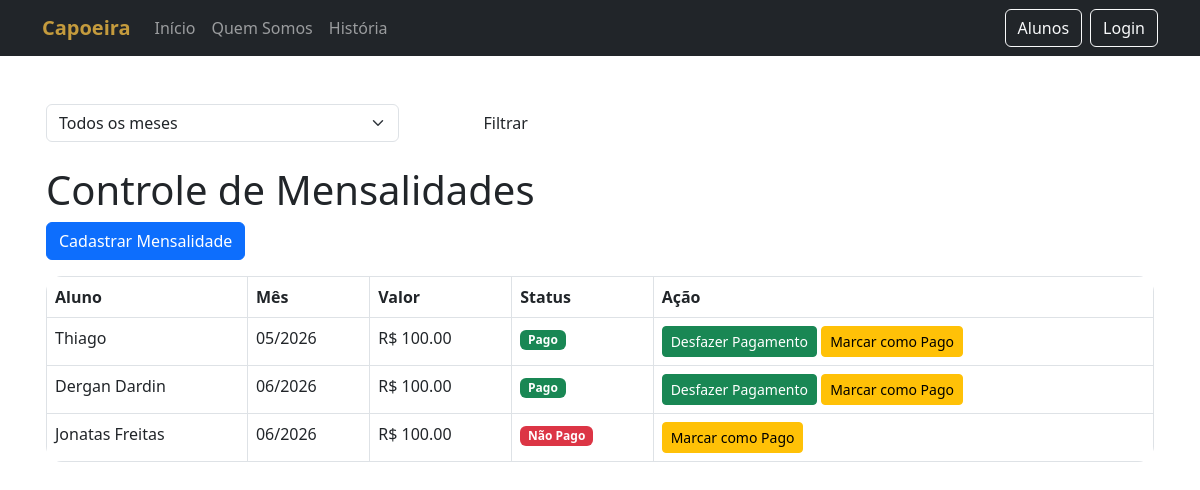
/mensalidades/, run on the app's committed database.
### app_management/models.py (models this page shows, shortened)
class Mensalidade(models.Model):
    STATUS_CHOICES = [
        ('PENDENTE', 'Não pago'),
        ('PAGO', 'Pago'),
    ]
    aluno = models.ForeignKey(Aluno, on_delete=models.CASCADE)
    valor = models.DecimalField(max_digits=8, decimal_places=2)
    mes_referencia = models.CharField(max_length=7)  # ex: 04/2026
    status = models.CharField(max_length=10, choices=STATUS_CHOICES, default='PENDENTE')
    data_pagamento = models.DateField(null=True, blank=True)
    observacao = models.TextField(blank=True, null=True)
    class Meta:
        unique_together = ['aluno', 'mes_referencia']

class Aluno(models.Model):
    nome = models.CharField(max_length=100)
    idade = models.IntegerField()
    telefone = models.CharField(max_length=20)
    data_cadastro = models.DateField(auto_now_add=True)
    graduacao = models.CharField(max_length=50, blank=True, null=True)
    corda = models.CharField(max_length=50, blank=True, null=True)

### app_management/views.py (the view)
def listar_mensalidades(request):
    total_alunos = Aluno.objects.count()
    total_pagas = Mensalidade.objects.filter(status='PAGO').count()
    total_pendentes = Mensalidade.objects.filter(status='PENDENTE').count()
    mensalidades = Mensalidade.objects.all()
    mes_filtro = request.GET.get('mes')
    total_recebido = Mensalidade.objects.filter(status='PAGO').aggregate(total=Sum('valor'))['total'] or 0
    total_pendente_valor = Mensalidade.objects.filter(status='PENDENTE').aggregate(total=Sum('valor'))['total'] or 0
    if mes_filtro:
        mensalidades = mensalidades.filter(mes_referencia=mes_filtro)
    mensalidades = mensalidades.order_by('mes_referencia')
    return render(request, 'mensalidades.html', {
        'mensalidades': mensalidades,
        'total_alunos': total_alunos,
        'total_pagas': total_pagas,
        'total_pendentes': total_pendentes,
        'total_recebido': total_recebido,
        'total_pendente_valor': total_pendente_valor,
        'mes_filtro': mes_filtro,
    })

### app_management/templates/mensalidades.html (shortened to what this page needs)
{% extends 'home.html' %}
{% block content %}
    <br>
    <form method="GET" class="mb-4">
    <div class="row">
        <div class="col-md-4">
            <select name="mes" class="form-select">
                <option value="">Todos os meses</option>
            </select>
        </div>
        <div class="col-md-2">
            <button type="submit" class="btn btn-custom w-100">
                Filtrar
            </button>
        </div>
    </div>
    </form>
    <h1>Controle de Mensalidades</h1>
    <a href="/cadastrar-mensalidade/" class="btn btn-primary mb-3">Cadastrar Mensalidade</a>
    <table class="table table-bordered">
        <tr>
            <th>Aluno</th>
            <th>Mês</th>
            <th>Valor</th>
            <th>Status</th>
            <th>Ação</th>
        </tr>
        {% for m in mensalidades %}
        <tr>
            <td>{{ m.aluno.nome }}</td>
            <td>{{ m.mes_referencia }}</td>
            <td>R$ {{ m.valor }}</td>
            <td>
                {% if m.status == 'PAGO' %}
                    <span class="badge bg-success">Pago</span>
                {% else %}
                    <span class="badge bg-danger">Não Pago</span>
                {% endif %}
            </td>
            <td>
                {% if m.status == 'PAGO' %}
                    <a href="{% url 'marcar_pendente' m.id %}" class="btn btn-success btn-sm">
                        Desfazer Pagamento
                    </a>
                {% endif %}
                    <a href="{% url 'marcar_pago' m.id %}" class="btn btn-warning btn-sm">
                        Marcar como Pago
                    </a>
            </td>
        </tr>
        {% endfor %}
    </table>
</body>
{% endblock %}

### app_management/static/css/variables.css (style rules this page uses)
:root { --cor-primaria: #1c1c1c; --cor-secundaria: #c49b3d; --cor-fundo: #f5f5f5; --cor-card: #ffffff; --cor-texto: #333; --shadow-sm: 0 2px 8px rgba(0,0,0,0.08); --shadow-md: 0 8px 20px rgba(0,0,0,0.12); --radius-sm: 10px; --radius-md: 16px; --radius-lg: 24px; --transition: 0.3s ease; --font-principal: 'Poppins', sans-serif; }

### app_management/static/css/components.css (style rules this page uses)
.btn-custom { background-color: var(--cor-secundaria); color: white; border: none; border-radius: 10px; padding: 10px 20px; overflow: hidden; transition: var(--transition); }
.btn-custom { background-color: var(--cor-secundaria); color: white; border: none; }
.form-control, .form-select { border-radius: 10px; padding: 12px; border: 1px solid #ddd; }
.table { background-color: white; border-radius: 16px; overflow: hidden; }
.table th { background-color: var(--cor-primaria); color: white; }

### data on the page
Mensalidade: aluno.nome "Thiago", mes_referencia "05/2026", valor "100.00", status "Pago"
Mensalidade: aluno.nome "Dergan Dardin", mes_referencia "06/2026", valor "100.00", status "Pago"
Mensalidade: aluno.nome "Jonatas Freitas", mes_referencia "06/2026", valor "100.00", status "Não Pago"
